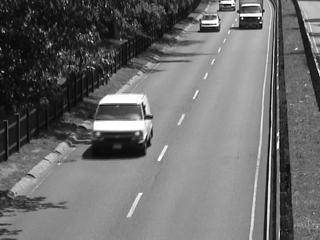
#> input picture lab4/data/I.jpg, 320 x 240 px
$ python lab4_multiple_scales.py
#> lines starting #> are read from the running program, lines starting #| are printed output that depends on the picture
import numpy as np
import matplotlib.pyplot as plt
import cv2 as cv


def of(I, J, u0, v0, W2=1, dY=1, dX=1):

    height, width = I.shape[0:2]  # odczytanie rozdzielczonści obrazu

    # inicjalizacja macierzy do przepływu optycznego
    u = np.zeros((height, width))
    v = np.zeros((height, width))

    for j in range(W2 + 1, height - W2 - 1):
        for i in range(W2 + 1, width - W2 - 1):
            IO = np.float32(I[j - W2:j + W2 + 1, i - W2:i + W2 + 1])
            min_dist = 10000000
            for j_1 in range(j - dY, j + dY + 1):
                for i_1 in range(i - dX, i + dX + 1):
                    if j_1 < (height-W2) and i_1 < (width-W2) and i_1 > W2 and j_1 > W2:
                        JO = np.float32(J[j_1 - int(u0[j, i]) - W2:j_1 - int(u0[j, i]) + W2 + 1,
                                       i_1 - int(v0[j, i]) - W2:i_1 - int(v0[j, i]) + W2 + 1])
                        dist = np.sum(np.sqrt((np.square(JO - IO))))
                        if dist < min_dist:
                            min_dist = dist
                            u[j, i] = j_1 - j - u0[j, i]
                            v[j, i] = i_1 - i - v0[j, i]
    return u, v


def pyramid(im, max_scale):
    images = [im]
    for k in range(1, max_scale):
        images.append(cv.resize(images[k-1], (0, 0), fx=0.5, fy=0.5))
    return images


# wczytanie obrazów
I = cv.imread('data/I.jpg')
#> I is the input picture: shape (240, 320, 3); min 0, max 255, mean 107.9
J = cv.imread('data/J.jpg')
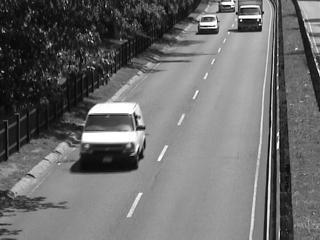
#> input picture lab4/data/J.jpg, 320 x 240 px
#> J is the input picture: shape (240, 320, 3); min 0, max 255, mean 107.9

# konwersja przestrzeni barw
I = cv.cvtColor(I, cv.COLOR_BGR2GRAY)
#> I: shape (240, 320)
J = cv.cvtColor(J, cv.COLOR_BGR2GRAY)
#> J: shape (240, 320)
I_sub = cv.absdiff(I, J)    # odjęcie obrazó
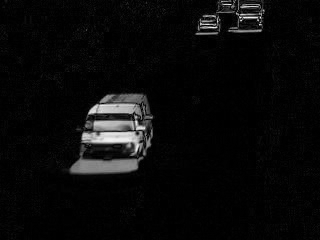
#> I_sub: shape (240, 320); min 0, max 249, mean 10.4

# wyświetlenie obrazów
cv.imshow('I', I)
cv.imshow('J', J)
cv.imshow('differnece', I_sub)
cv.waitKey(0)

K = 3

IP = pyramid(I, K)
#> after the loop in pyramid, `for k in range(1, max_scale):`: images = 3 items
#> IP = 3 items
JP = pyramid(J, K)
#> JP = 3 items
u0 = np.zeros(IP[-1].shape, np.float32)
v0 = np.zeros(JP[-1].shape, np.float32)

u, v = of(IP[-1], JP[-1], u0, v0)
for k in range(1, K):
    v = cv.resize(v, (0, 0), fx=2, fy=2, interpolation=cv.INTER_NEAREST)
    u = cv.resize(u, (0, 0), fx=2, fy=2, interpolation=cv.INTER_NEAREST)
    u, v = of(IP[-k-1], JP[-k-1], u, v)
#> this loop made 2 passes
#> pass 1, `u, v = of(IP[-k-1], JP[-k-1], u, v)`:
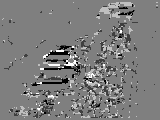
#> u: shape (120, 160) float64; min -2, max 2, mean -0.0337; drawn with min black and max white
#> pass 1, `u, v = of(IP[-k-1], JP[-k-1], u, v)`:
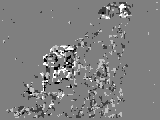
#> v: shape (120, 160) float64; min -2, max 2, mean 0.00604; drawn with min black and max white
#> after the loop:
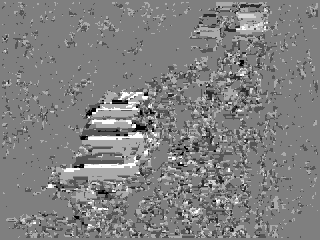
#> u: shape (240, 320) float64; min -3, max 3, mean 0.0277; drawn with min black and max white
#> after the loop:
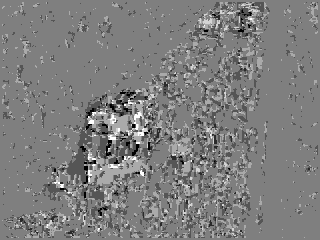
#> v: shape (240, 320) float64; min -3, max 3, mean -0.0234; drawn with min black and max white

# wykres przepływu optycznego
plt.quiver(u, v)
plt.gca().invert_yaxis()
plt.show()
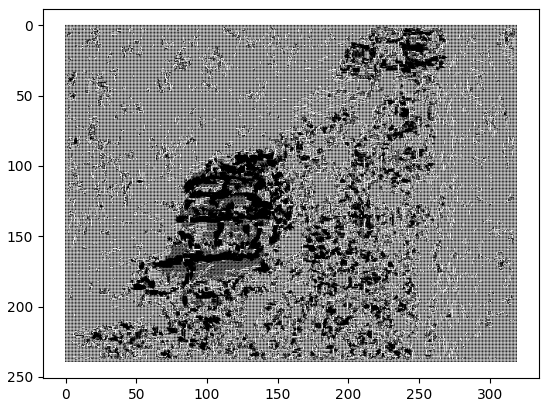
#> figure drawn by matplotlib, 1 panel
